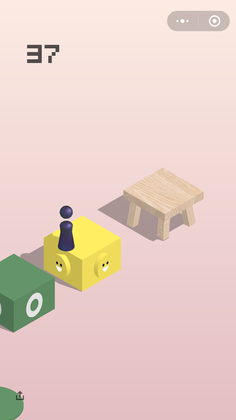
%> input picture Screenshot12.png, 236 x 420 px, shrunk from 1080 x 1920 before the run
$ octave tb_chessDetect.m   (GNU Octave 9; MATLAB toolbox functions it lacks are replaced by stand-ins)
%> lines starting %> are read from the running program, lines starting %| are printed output that depends on the picture; in (x1, y1, x2, y2) boxes, pixels count from 0 and x2, y2 are one past the last pixel; in counts of white or black regions, pixels touching at a corner belong together; the program's own positions count from 1
### draw.m
function draw(I)

Iplot = abs(I);
Iplot = Iplot/max(Iplot(:))*255;
imshow(uint8(abs(Iplot)));

end

### RGBtoHSI.m
function I_hsi = RGBtoHSI(Image)
s = size(Image);
R = Image(:,:,1);
G = Image(:,:,2);
B = Image(:,:,3);
% Hue calculation
H = zeros(s(1),s(2));
theta = acos(0.5*(R-G+R-B)./sqrt(0.1+(R-G).^2+(R-B).*(G-B)));
H(B<=G) = theta(B<=G)/pi*180;
H(B>G)  = 360-theta(B>G)/pi*180;
% Saturate calculation
S = 1-3*min(Image,[],3)./sum(Image,3);
% intensity calculation
I = mean(Image,3);

I_hsi = zeros(s);
I_hsi(:,:,1) = H;
I_hsi(:,:,2) = S;
I_hsi(:,:,3) = I;
end

### chessDetect.m
% I is Intensity image, r should be 30
function pixel = chessDetect(I,r)
s = size(I);

%% edge detection in intensity image ---- for chess piece detect
Lap = [-1,-1,-1;...
       -1, 8,-1;...
       -1,-1,-1];
edge = mask_conv(I,Lap);     % extract edge in intensity field
Iplot = abs(edge);
Iplot = Iplot/max(Iplot(:))*255;
Iplot(edge>=30)=255;
Iplot(edge<30) = 0;
edge2 = Iplot;
% draw(Iplot(2:end-1,2:end-1));title('edge of intensity image');

%% circle finding
% r = 30;                 % radius of head of chess piece
H_field = zeros(s(1:2));     % initialize Hough transfer field
theta = linspace(0,2*pi);
for i1 = 1:s(1)
    for i2 = 1:s(2)          % for every points in image
        if edge2(i1,i2)==255
            for i3 = theta
                if round(i1+r*cos(i3))>=1 && round(i1+r*cos(i3))<s(1) &&...
                        round(i2+r*sin(i3))>=1 && round(i2+r*sin(i3))<s(2)
                    H_field(round(i1+r*cos(i3)),round(i2+r*sin(i3))) = ...
                        H_field(round(i1+r*cos(i3)),round(i2+r*sin(i3)))+1;
                end
            end
        end
    end
end
% figure;mesh(H_field);
[~,idx] = max(H_field(:));
head(1) = mod(idx,s(1));
head(2) = round(idx/s(1));
pixel = head+[163,0];
% pixel(1) = mod(idx,s(1));
% pixel(2) = round(idx/s(1));
end

### mask_conv.m
function OutputImage = mask_conv(InputImage, mask)
mSize = length(mask);
s = size(InputImage);
mask_rot = rot90(mask,2);
% the padded value is the value of I(1,1), since the background share the
% same color
I_pad = InputImage(1,1)*ones(s(1)+2*floor(mSize/2),s(2)+2*floor(mSize/2));
I_pad(floor(mSize/2)+1:floor(mSize/2)+s(1),...
    floor(mSize/2)+1:floor(mSize/2)+s(2)) = InputImage;      % pad zeros around I
OutputImage = zeros(s(1), s(2));
for i1 = 1:s(1)
   for i2 = 1:s(2)
       temp = I_pad(i1:i1+2*floor(mSize/2),i2:i2+2*floor(mSize/2)).*mask_rot;
       OutputImage(i1,i2) = sum(temp(:));
   end
end
end

### tb_chessDetect.m
clear all; close all;
dbstop if error;
%% Obtain image
Image = double(imread('Screenshot12.png'));
s = size(Image);
%> s = [420 236 3]
I = Image(round(s(1)/3):round(s(1)/3*2),:,:);
figure;draw(I);title('origin');
%% transfer RGB to HSI

I_hsi = RGBtoHSI(I);
%> in RGBtoHSI, `H(B>G)  = 360-theta(B>G)/pi*180;`:
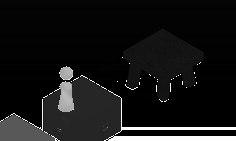
%> H: size 141x236 double; min 0.584, max 358.3, mean 31.8; drawn with min black and max white
%> in RGBtoHSI, `S = 1-3*min(Image,[],3)./sum(Image,3);`:
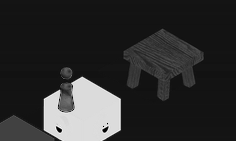
%> S: size 141x236 double; 0.01% of the values are NaN or infinite; the others: min 0, max 0.59, mean 0.107; drawn with min black, max white, NaN and infinite black
%> in RGBtoHSI, `I = mean(Image,3);`:
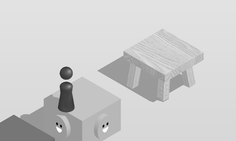
%> I: size 141x236 double; min 0, max 255, mean 206.1
%> in RGBtoHSI, `I_hsi(:,:,2) = S;`: I_hsi: size 141x236x3 double; 0% of the values are NaN or infinite; the others: min 0, max 358.3, mean 10.65
%> in RGBtoHSI, `I_hsi(:,:,3) = I;`: I_hsi: size 141x236x3 double; 0% of the values are NaN or infinite; the others: min 0, max 358.3, mean 79.36
% figure;draw(I_hsi(:,:,1));title('Hue');
% figure;draw(I_hsi(:,:,2));title('Saturate');
% figure;draw(I_hsi(:,:,3));title('Intensity');

%% test chess_detect
pixel = chessDetect(I_hsi(:,:,3),30);
%> in mask_conv, `I_pad = InputImage(1,1)*ones(s(1)+2*floor(mSize/2),s(2)+2*floor(mSize/..`: I_pad: size 143x238 double; every value is 226.7
%> after the loop in mask_conv, `for i1 = 1:s(1)`:
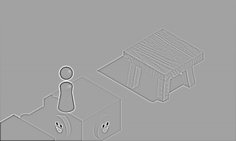
%> OutputImage: size 141x236 double; min -974.7, max 559, mean -1.2; drawn with min black and max white
%> in chessDetect, `Iplot(edge>=30)=255;`: Iplot: size 141x236 double; min 0, max 255, mean 16
%> in chessDetect, `Iplot(edge<30) = 0;`:
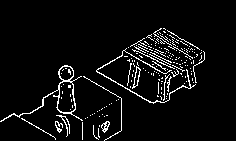
%> Iplot: size 141x236 double; 5.5% white in thin lines or dots, all inside (x1, y1, x2, y2) = (0, 28, 205, 141)
%> after the loop in chessDetect, `for i1 = 1:s(1)`:
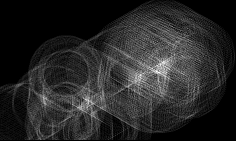
%> H_field: size 141x236 double; min 0, max 33, mean 5; drawn with min black and max white
%> in chessDetect, `[~,idx] = max(H_field(:));`: idx = 22068
%> in chessDetect, `pixel = head+[163,0];`: pixel = [235 157]
%> pixel = [235 157]
Output = I;
Output(pixel(1)-5:pixel(1)+5,pixel(2),:) = repmat([255,0,0],11,1);
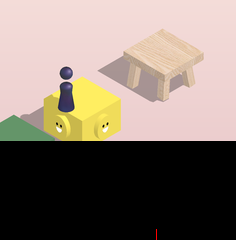
%> Output: size 240x236x3 double; mean R, G, B 133.6, 120.1, 109.7
Output(pixel(1),pixel(2)-5:pixel(2)+5,:) = repmat([255,0,0],11,1);
%> Output: size 240x236x3 double; 0.02% of pixels changed, all inside (x1, y1, x2, y2) = (151, 234, 162, 235)
figure(1); hold on;
imshow(uint8(Output));
hold off;

$ run again, with Screenshot1.png copied over Screenshot12.png
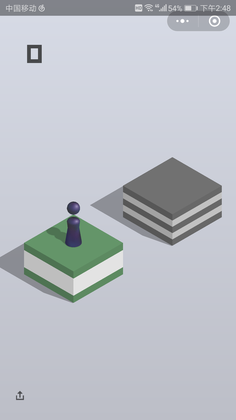
%> input picture Screenshot1.png, 236 x 420 px, shrunk from 1080 x 1920 before the run
%> after the loop in chessDetect, `for i1 = 1:s(1)`:
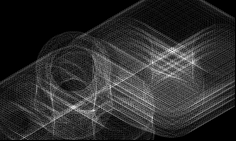
%> H_field: size 141x236 double; min 0, max 31, mean 5.4; drawn with min black and max white
%> idx = 24304
%> in chessDetect, `pixel = head+[163,0];`: pixel = [215 172]
%> `Output(pixel(1)-5:pixel(1)+5,pixel(2),:) = repmat([255,0,0],11,1);`:
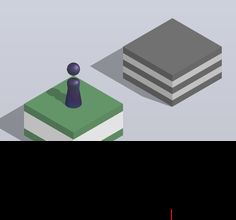
%> Output: size 220x236x3 double; mean R, G, B 110.3, 114.5, 116.4

$ run again, with Screenshot10.png copied over Screenshot12.png
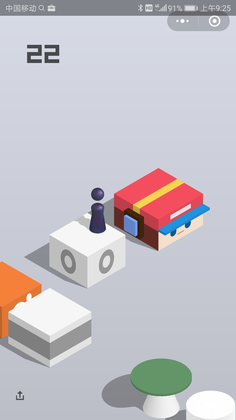
%> input picture Screenshot10.png, 236 x 420 px, shrunk from 1080 x 1920 before the run
%> after the loop in chessDetect, `for i1 = 1:s(1)`:
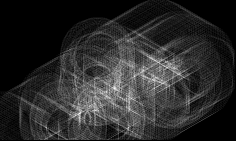
%> H_field: size 141x236 double; min 0, max 32, mean 5.3; drawn with min black and max white
%> idx = 11253
%> in chessDetect, `pixel = head+[163,0];`: pixel = [277 80]
%> `Output(pixel(1)-5:pixel(1)+5,pixel(2),:) = repmat([255,0,0],11,1);`:
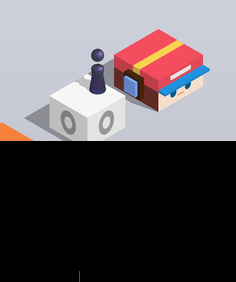
%> Output: size 282x236x3 double; mean R, G, B 98.9, 92.9, 96.8

$ run again, with Screenshot11.png copied over Screenshot12.png
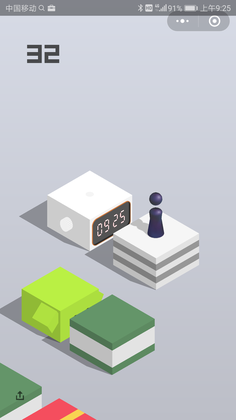
%> input picture Screenshot11.png, 236 x 420 px, shrunk from 1080 x 1920 before the run
%> idx = 18985
%> in chessDetect, `pixel = head+[163,0];`: pixel = [254 135]
%> `Output(pixel(1)-5:pixel(1)+5,pixel(2),:) = repmat([255,0,0],11,1);`:
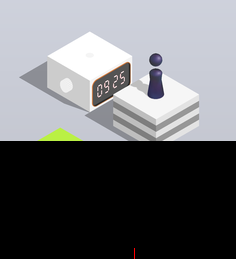
%> Output: size 259x236x3 double; mean R, G, B 108.3, 109.5, 112.6
